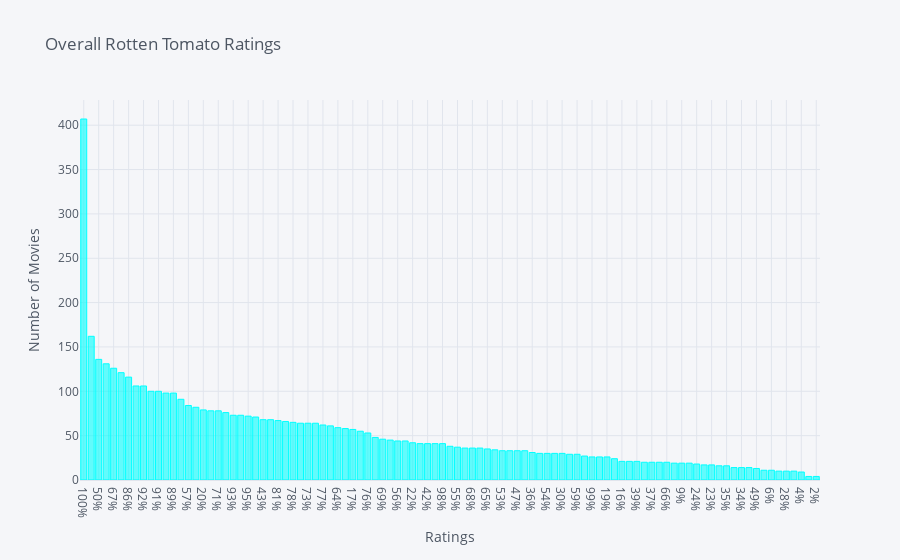

Here is the notebook cell this chart was saved with:
### Markdown cell above
## Rotten Tomatoes Score

## A Tomatometer score is calculated for a movie or TV show after it receives at least five reviews. When at least 60% of reviews for a movie or TV show are positive, a red tomato is displayed to indicate its Fresh status.

## Rotten Tomatoes gives films a score out of 100 based on the averaged reviews of professional film critics. If a film gets a rating of 60 or more it gets a 'fresh' red tomato on the site. Less than 60 and it gets a rotten tomato: Source - Google

### Code cell
data['Rotten Tomatoes'].value_counts().iplot(kind = 'bar', colors = 'Cyan', xTitle = "Ratings", yTitle="Number of Movies", title="Overall Rotten Tomato Ratings")

### Figure 1 — Plotly figure (JSON) as saved in the notebook; plotly's stock layout.template omitted (floating-point values rounded to 4 significant figures)
{"data": [{"marker": {"color": "rgba(0, 255, 255, 0.6)", "line": {"color": "rgba(0, 255, 255, 1.0)", "width": 1}}, "name": "Rotten Tomatoes", "orientation": "v", "text": "", "type": "bar", "x": ["100%", "80%", "50%", "83%", "67%", "88%", "86%", "40%", "92%", "75%", "91%", "60%", "89%", "90%", "57%", "33%", "20%", "85%", "71%", "94%", "93%", "96%", "95%", "82%", "43%", "87%", "81%", "63%", "78%", "38%", "73%", "29%", "77%", "97%", "64%", "84%", "17%", "70%", "76%", "79%", "69%", "44%", "56%", "25%", "22%", "62%", "42%", "45%", "98%", "74%", "55%", "14%", "68%", "72%", "65%", "13%", "53%", "58%", "47%", "27%", "36%", "41%", "54%", "61%", "30%", "18%", "59%", "11%", "99%", "52%", "19%", "32%", "16%", "21%", "39%", "10%", "37%", "46%", "66%", "8%", "9%", "48%", "24%", "26%", "23%", "31%", "35%", "51%", "34%", "15%", "49%", "12%", "6%", "5%", "28%", "7%", "4%", "3%", "2%"], "y": [407, 162, 136, 131, 126, 121, 116, 106, 106, 100, 100, 98, 98, 91, 84, 82, 79, 78, 78, 76, 73, 73, 72, 71, 68, 68, 67, 66, 65, 64, 64, 64, 62, 61, 59, 58, 57, 55, 53, 48, 46, 45, 44, 44, 42, 41, 41, 41, 41, 38, 37, 36, 36, 36, 35, 34, 33, 33, 33, 33, 31, 30, 30, 30, 30, 29, 29, 27, 26, 26, 26, 24, 21, 21, 21, 20, 20, 20, 20, 19, 19, 19, 18, 17, 17, 16, 16, 14, 14, 14, 13, 11, 11, 10, 10, 10, 9, 4, 4]}], "layout": {"legend": {"bgcolor": "#F5F6F9", "font": {"color": "#4D5663"}}, "paper_bgcolor": "#F5F6F9", "plot_bgcolor": "#F5F6F9", "title": {"font": {"color": "#4D5663"}, "text": "Overall Rotten Tomato Ratings"}, "xaxis": {"gridcolor": "#E1E5ED", "showgrid": true, "tickfont": {"color": "#4D5663"}, "title": {"font": {"color": "#4D5663"}, "text": "Ratings"}, "zerolinecolor": "#E1E5ED"}, "yaxis": {"gridcolor": "#E1E5ED", "showgrid": true, "tickfont": {"color": "#4D5663"}, "title": {"font": {"color": "#4D5663"}, "text": "Number of Movies"}, "zerolinecolor": "#E1E5ED"}}}
